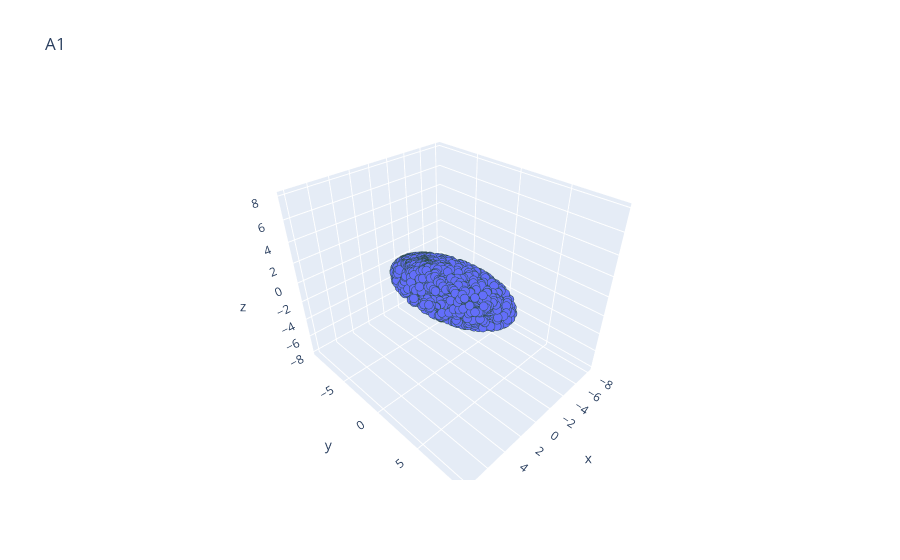

This figure's notebook cell:
### Code cell
plotly3d(A1_X, A1_Y, A1_Z, "A1")

### Figure 1 — Plotly figure (JSON) as saved in the notebook; plotly's stock layout.template omitted (floating-point values rounded to 4 significant figures; data arrays with more than 128 entries replaced by an {"elided": "..."} marker saying what was removed)
{"data": [{"hovertemplate": "x=%{x}<br>y=%{y}<br>z=%{z}<extra></extra>", "legendgroup": "", "marker": {"color": "#636efa", "line": {"color": "DarkSlateGrey", "width": 2}, "size": 3, "symbol": "circle"}, "mode": "markers", "name": "", "scene": "scene", "showlegend": false, "type": "scatter3d", "x": {"elided": "1000 float values"}, "y": {"elided": "1000 float values"}, "z": {"elided": "1000 float values"}}], "layout": {"legend": {"tracegroupgap": 0}, "scene": {"domain": {"x": [0, 1], "y": [0, 1]}, "xaxis": {"title": {"text": "x"}}, "yaxis": {"title": {"text": "y"}}, "zaxis": {"title": {"text": "z"}}}, "title": {"text": "A1"}}}
